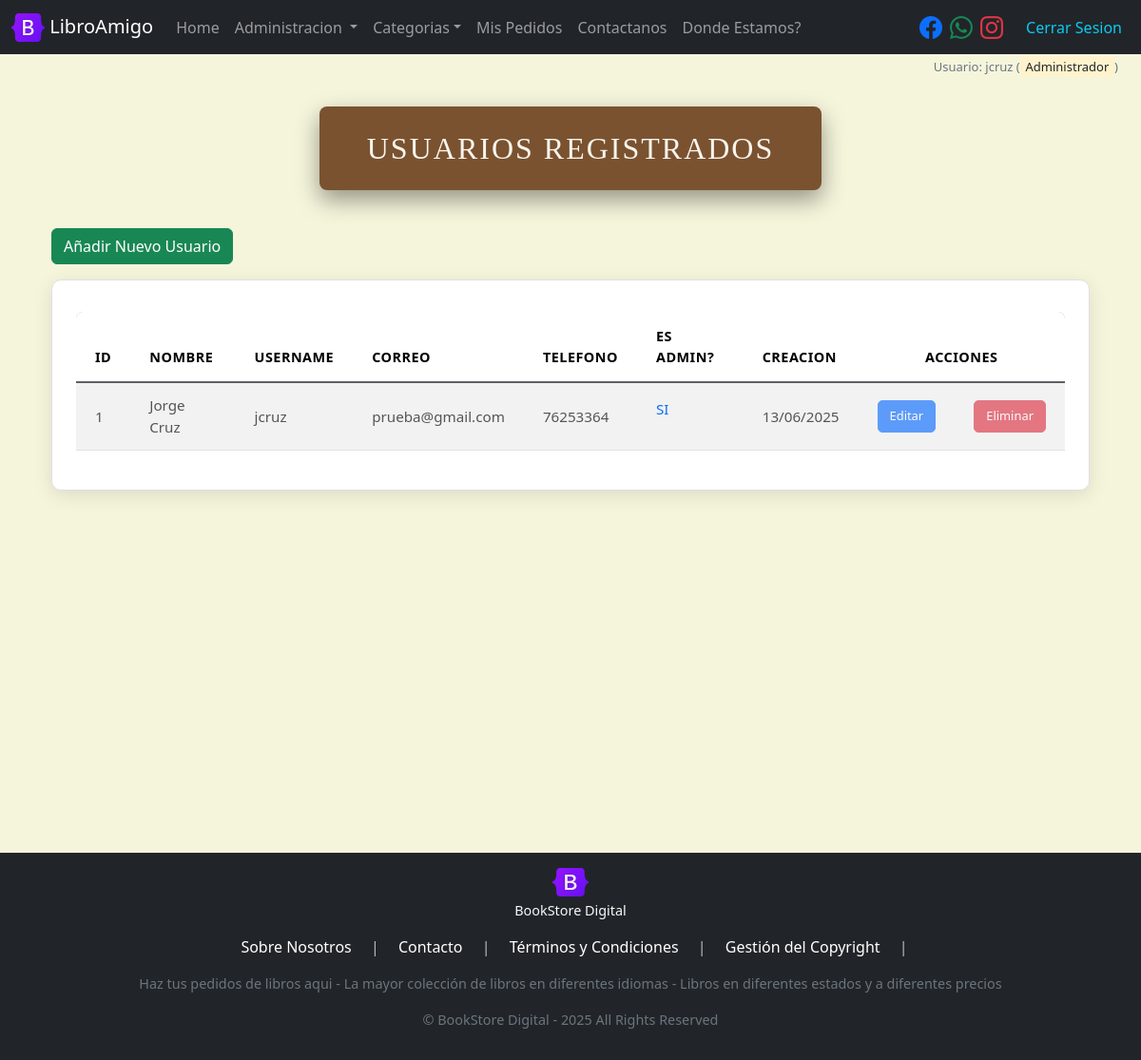
Page /users/ (signed in) on the committed database.
### models/user_model.py (models this page shows, shortened)
class User(db.Model, UserMixin):
    __tablename__ = 'users'
    id = db.Column(db.Integer, primary_key = True)
    name = db.Column(db.String(100), nullable = False)
    username = db.Column(db.String(20), nullable = False)
    pass_hash = db.Column(db.String, nullable = False)
    created_at = db.Column(db.DateTime, default = datetime.now) #utcnow #Date -> date.today  from datetime import date
    is_admin = db.Column(db.Boolean, default = False)
    email = db.Column(db.String(100), unique = True, nullable = False)
    phone = db.Column(db.String(20), nullable = False)
    contacts_relation = db.relationship('Contact', back_populates = 'user_relation', cascade="all, delete-orphan")
    orders_relation = db.relationship('Order', back_populates = 'user_relation')
    @staticmethod
    def get_all():
        return User.query.all()
    @staticmethod
    def get_by_id(id):
        return User.query.get(id)
    def delete(self):
        db.session.delete(self)
        db.session.commit()

### controllers/user_controller.py (the view)
@user_bp.route("/")
@admin_required
def index():
    users = User.get_all()
    return user_view.list(users=users)

### controllers/order_controller.py (called while the page is built)
@login_manager.user_loader
def load_user(user_id):
    return User.get_by_id(user_id)

### models/category_model.py (called while the page is built)
    @staticmethod
    def get_all_active():
        return Category.query.filter(Category.is_active == True).order_by(Category.name).all()

### run.py (called while the page is built)
@app.context_processor
def inject_active_path():
    def is_active(path):
        return 'active' if request.path == path else ''
    return(dict(is_active = is_active))

@app.context_processor
def inject_categories():
    categories = Category.get_all_active()
    return dict(categories=categories)

### views/user_view.py (called while the page is built)
def list(users):
    return render_template('users/index.html', users =users)

### templates/users/index.html (shortened to what this page needs)
{% extends 'base.html' %}
{% block content %}
<div class="container mb-5">
<h1 class="main-title-banner text-center">Usuarios Registrados</h1>
<a href="{{url_for('user.create')}}" class="btn btn-success mb-3">Añadir Nuevo Usuario</a>
<div class="table-card-container">
<div class="table mt-2 table-responsive">
    <table class="table table-hover table-striped custom-table">
        <thead class="custom-table-header">
            <tr>
                <th>ID</th><th>NOMBRE</th><th>USERNAME</th><th>CORREO</th><th>TELEFONO</th><th>ES ADMIN?</th> <th>CREACION</th> <th colspan="2" class="text-center">ACCIONES</th>
            </tr>
        </thead>
        <tbody>
            {% for item in users %}
                <tr>
                    <td>{{item.id}}</td>
                    <td>{{item.name}}</td>
                    <td>{{item.username}}</td>
                    <td>{{item.email}}</td>
                    <td>{{item.phone}}</td>
                    <td>{% if item.is_admin %}
                            <p class="text-primary">SI</p>
                        {%else%}
                            <p class="text-danger">NO</p>
                        {% endif %}
                    </td>
                    <td>{{item.created_at.strftime('%d/%m/%Y')}}</td>
                    <td><a href="{{url_for('user.edit',id=item.id)}}"
                        class="btn btn-sm btn-primary {% if current_user.username == item.username %} disabled {% endif %}  custom-action-btn"> Editar </a></td>
                    <td><a href="{{url_for('user.delete',id=item.id)}}"
                        class="btn btn-sm btn-danger {% if current_user.username == item.username %} disabled {% endif %}  custom-action-btn" onclick="return(confirm('Desea eliminar este Usuario?'))">Eliminar</a></td>
                </tr>
            {% endfor %}
        </tbody>
    </table>
</div>
</div>
</div>
{% endblock %}

### templates/base.html (shortened to what this page needs)
<!doctype html>
<html lang="es">
  <head>
    <link href="https://cdn.jsdelivr.net/npm/bootstrap@5.3.6/dist/css/bootstrap.min.css" rel="stylesheet">
    <link href="https://cdn.jsdelivr.net/npm/bootstrap-icons@1.11.3/font/bootstrap-icons.css" rel="stylesheet">
    <link rel="stylesheet" href="{{ url_for('static', filename='css/styles.css') }}">
   </head>
  <body class="d-flex flex-column ">
        <nav class="navbar navbar-expand-lg navbar-dark bg-dark">
            <div class="container-fluid">
                <a class="navbar-brand" href="/">
                    <img src="/static/images/book_logo.svg" alt="Bookstore" width="35" height="30" class="d-inline-block align-text-top">
                    LibroAmigo
                </a>
                <div class="collapse navbar-collapse" id="navbarSupportedContent">
                <ul class="navbar-nav me-auto mb-2 mb-lg-0">
                    <li class="nav-item">
                    <a class="nav-link {{is_active('/')}} " aria-current="page" href="/">Home</a>
                    </li>
                    {% if current_user.is_authenticated and current_user.is_admin %}
                    <li class="nav-item dropdown">
                    <a class="nav-link dropdown-toggle"  href="#" role="button" data-bs-toggle="dropdown" aria-expanded="false">Administracion </a>
                    </li>
                    {% endif %}
                    <li class="nav-item dropdown">
                        <a class="nav-link dropdown-toggle" href="#" role="button" data-bs-toggle="dropdown" aria-expanded="false">Categorias</a>
                    </li>
                    <li class="nav-item">
                    <a class="nav-link {{is_active('/orders/my_orders')}}" href="{{url_for('order.my_orders')}}">Mis Pedidos</a>
                    </li>
                    <li class="nav-item">
                    <a class="nav-link {{is_active('/contacts/create')}}" href="{{url_for('contact.create')}}">Contactanos</a>
                    </li>
                    <li class="nav-item">
                    <a class="nav-link" href="{{url_for('map')}}"> Donde Estamos?</a>
                    </li>
                </ul>
                <div class="d-flex align-items-center me-3">
                    <a href="https://www.facebook.com" target="_blank" class="me-2">
                        <i class="bi bi-facebook fs-4"></i>
                    </a>
                    <a href="https://www.whatsapp.com" target="_blank" class="me-2">
                        <i class="bi bi-whatsapp fs-4 text-success"></i>
                    </a>
                    <a href="https://www.instagram.com" target="_blank">
                        <i class="bi bi-instagram fs-4 text-danger"></i>
                    </a>
                </div>
                <ul class="navbar-nav navbar-right">
                    {% if not current_user.is_authenticated %}
                    <li class="nav-item">
                        <a class="nav-link text-info" href="{{url_for('user.login')}}">Iniciar Sesion</a>
                    </li>
                    <li class="nav-item">
                        <a class="nav-link text-warning" href="{{url_for('user.signup')}}">Registrarse</a>
                    </li>
                    {% else %}
                    <li class="nav-item">
                        <a class="nav-link text-info" href="{{url_for('user.logout')}}">Cerrar Sesion</a>
                    </li>
                    {% endif %}
                </ul>
                </div>
            </div>
        </nav>
        <div class="text-end mx-4 mt-1 mb-0">
            {%if current_user.is_authenticated%}
                <p class="text-secondary" style="font-size: small;"> Usuario: {{current_user.username}}
                    {% if current_user.is_admin %} (<mark> Administrador </mark>){% endif %}
                </p>
            {% endif %}
        </div>
        <main class="container mt-0 min-vh-100">
        {% block content %}
        {% endblock %}
        </main>
        {%block footer %}
        <footer class="footer mt-auto mb-0 py-3 bg-dark text-white">
            <div class="container text-center">
                <div class="mb-1">
                    <img src="{{ url_for('static', filename='images/book_logo.svg') }}" alt="Logo de Freeditorial" style="height: 30px;">
                    <p class="mt-1 text-light">BookStore Digital</p>
                </div>
                <ul class="list-inline">
                    <li class="list-inline-item"><a href="#" class="text-white mx-2 text-decoration-none">Sobre Nosotros</a></li>
                    <li class="list-inline-item">|</li>
                    <li class="list-inline-item"><a href="#" class="text-white mx-2 text-decoration-none">Contacto</a></li>
                    <li class="list-inline-item">|</li>
                    <li class="list-inline-item"><a href="#" class="text-white mx-2 text-decoration-none">Términos y Condiciones</a></li>
                    <li class="list-inline-item">|</li>
                    <li class="list-inline-item"><a href="#" class="text-white mx-2 text-decoration-none">Gestión del Copyright</a></li>
                    <li class="list-inline-item">|</li>
                </ul>
                <p class="text-secondary">
                    Haz tus pedidos de libros aqui - La mayor colección de libros en diferentes idiomas -  Libros en diferentes estados y a diferentes precios
                </p>
                <p class="text-secondary small">
                    © BookStore Digital - 2025  All Rights Reserved
                </p>
            </div>
        </footer>
        {% endblock %}
  </body>
</html>

### static/css/styles.css (style rules this page uses)
body { background-color: #f5f5dc; color: #333; }
.footer { background-color: #333; color: #fff; color: #bbb !important; }
.footer p { font-size: 0.9em; }
.main-title-banner { position: relative; display: block; width: fit-content; padding: 25px 50px; margin: 15px auto 40px auto; background-color: #7a5230; color: #f8f5ed; font-family: 'Playfair Display', serif; font-size: 2em; text-align: center; text-transform: uppercase; letter-spacing: 2px; line-height: 1.2; box-shadow: 0 10px 25px rgba(0,0,0,0.4); border-radius: 8px; white-space: nowrap; overflow: hidden; text-overflow: ellipsis; max-width: 90%; }
.table-card-container { background-color: #ffffff; border-radius: 10px; box-shadow: 0 5px 20px rgba(0, 0, 0, 0.1); border: 1px solid #e0e0e0; padding: 25px; overflow-x: auto; width: 100%; }
.custom-table { width: 100%; margin-bottom: 0; border-collapse: separate; border-spacing: 0; }
.custom-table-header { background-color: #7a5230; color: #ffffff; }
.custom-table-header th { padding: 15px 20px; font-weight: 600; border-bottom: 2px solid #5f5f64; text-transform: uppercase; font-size: 0.9em; letter-spacing: 0.5px; }
.custom-table-header tr:first-child th:first-child { border-top-left-radius: 8px; }
.custom-table-header tr:first-child th:last-child { border-top-right-radius: 8px; }
.custom-table tbody tr { transition: background-color 0.2s ease; }
.custom-table.table-striped tbody tr:nth-of-type(odd) { background-color: #fdfdfd; }
.custom-table tbody td { padding: 12px 20px; vertical-align: middle; color: #555; font-size: 0.95em; border-top: 1px solid #eee; }
.custom-table tbody tr:first-child td { border-top: none; }
.custom-action-btn { font-size: 0.85em; padding: 6px 12px; border-radius: 5px; transition: all 0.3s ease; }
.custom-action-btn.btn-danger { background-color: #dc3545; border-color: #dc3545; }
.custom-table th:last-child, .custom-table td:last-child { text-align: center; }

### rows in the picture
User: username "jcruz", id "1", name "Jorge Cruz", email "prueba@gmail.com", phone "76253364", is_admin "SI", created_at "13/06/2025"
